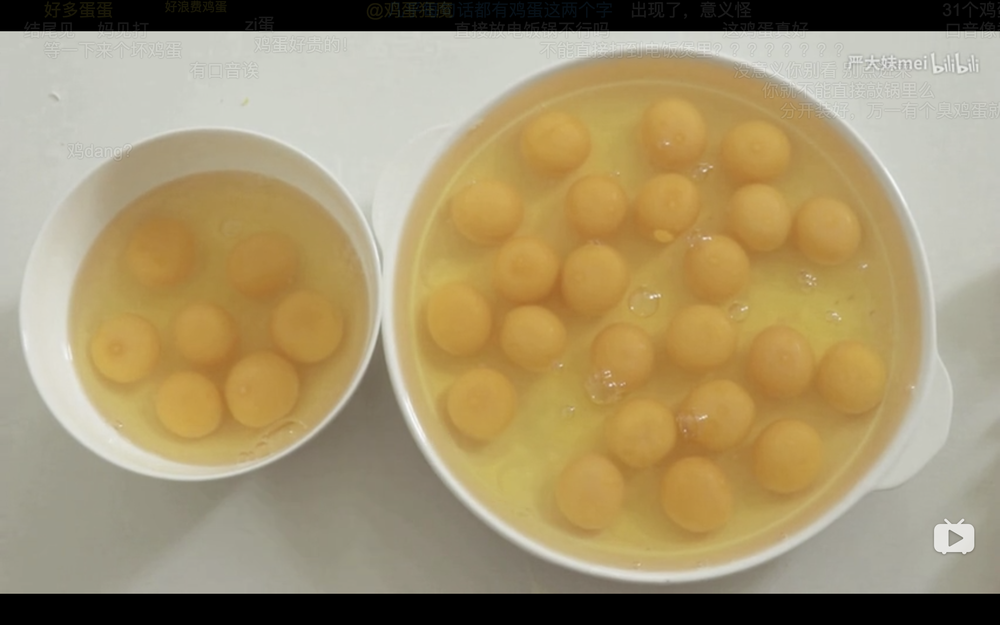
#> input picture pic/16.png, 1000 x 625 px, shrunk from 2880 x 1800 before the run, given in place of 1.png, which was not available; the run also reads 1 picture not shown here
$ jupyter execute Untitled.ipynb
#> lines starting #> are read from the running program, lines starting #| are printed output that depends on the picture; after the words box and inside, x2 and y2 are one past the last pixel; in counts of white or black regions, pixels touching at a corner belong together; pictures that were not available may be replaced by others from this repository, and a replacement may not be noted
[cell 1]
import cv2
import json
import matplotlib.pyplot as plt
import numpy as np

[cell 2]
img = cv2.imread("./pic/1.png")
#> img is the input picture: shape (625, 1000, 3); mean B, G, R 110.9, 148.1, 164.8
with open("./via_region_data.json", "r") as f:
#> (reads via_region_data.json from the repository)
    data = json.load(f)

[cell 3]
regions = data["1.png4908443"]["regions"]
man = regions["0"]
woman = regions["1"]
points_num = len(man["shape_attributes"]["all_points_x"])
man_coor = []
for i in range(points_num):
    x = man["shape_attributes"]["all_points_x"][i]
    y = man["shape_attributes"]["all_points_y"][i]
    man_coor.append([x,y])

[cell 4]
b = np.array([man_coor], dtype = np.int32)
im = np.zeros(img.shape[:2], dtype = "uint8")
cv2.polylines(im,b,1,255)
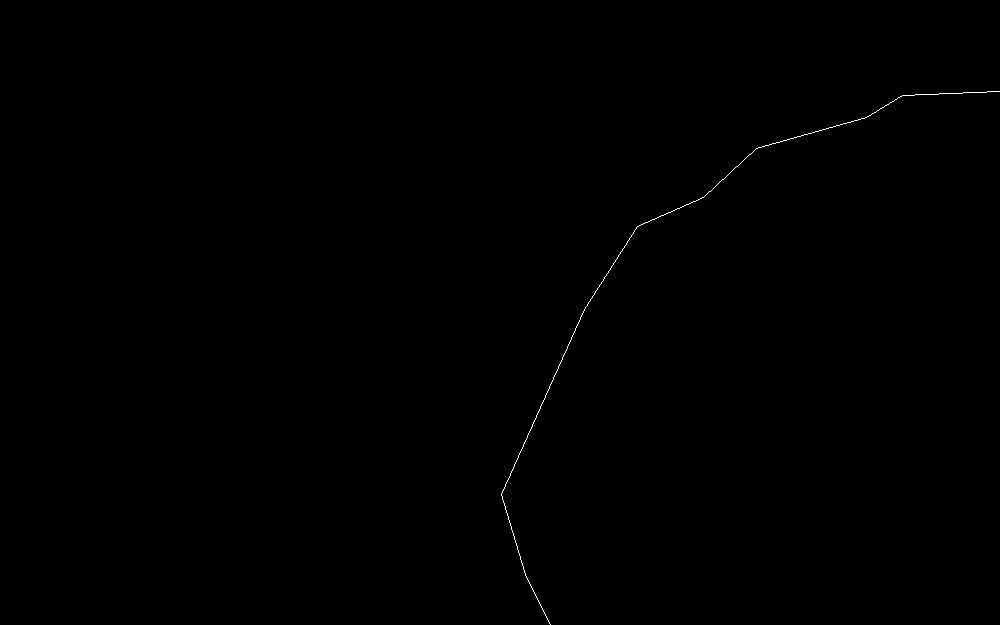
#> im: shape (625, 1000); 0.12% white in thin lines or dots, all inside (x1, y1, x2, y2) = (501, 91, 1000, 625)
cv2.fillPoly(im, b, 255)
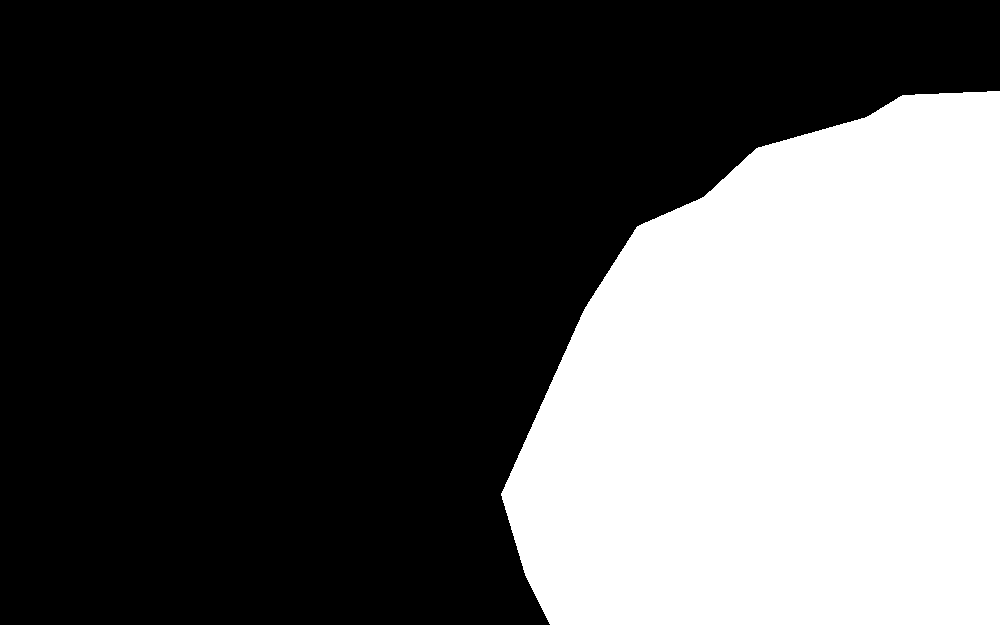
#> im: shape (625, 1000); 33.7% white; 1 white region, box (x1, y1, x2, y2) and area: (501, 91, 1000, 625) 210838

[cell 5]
mask = im
# plt.imshow(mask)
# plt.show()
masked = cv2.bitwise_and(img, img, mask=mask)
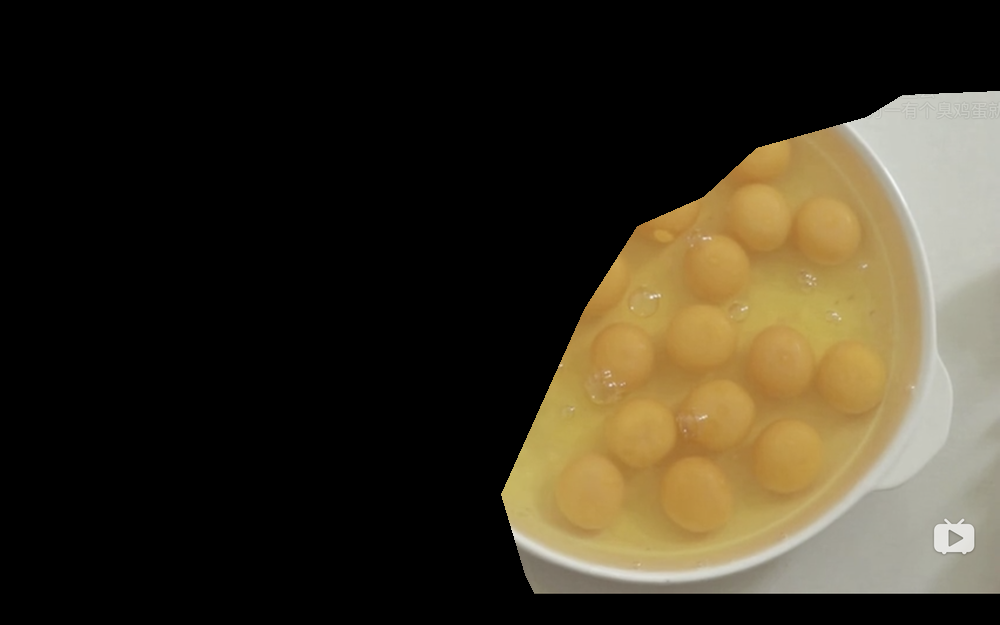
#> masked: shape (625, 1000, 3); mean B, G, R 34.8, 50.2, 57.4
masked_inv = cv2.bitwise_not(img, img, mask=mask)
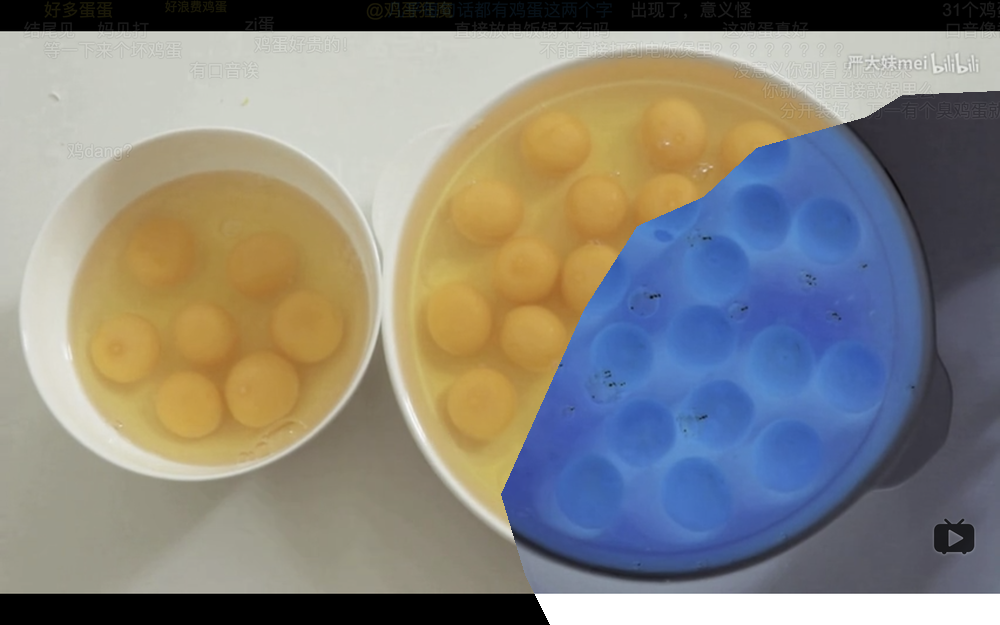
#> masked_inv: shape (625, 1000, 3); mean B, G, R 127.2, 133.6, 135.9
plt.imshow(masked_inv)
plt.show()
cv2.imwrite("man_inv.png",masked_inv)
#> Out = True

[cell 6]
import PIL.Image as Image
egg = cv2.imread("./pic/16.png")
bottom = egg

bottom = Image.open("./pic/16.png")
top = Image.open("./img2.png")
# top = masked
# overlapping = cv2.addWeighted(bottom, 1, top, 1, 0)
bottom.paste(top,(200,200))
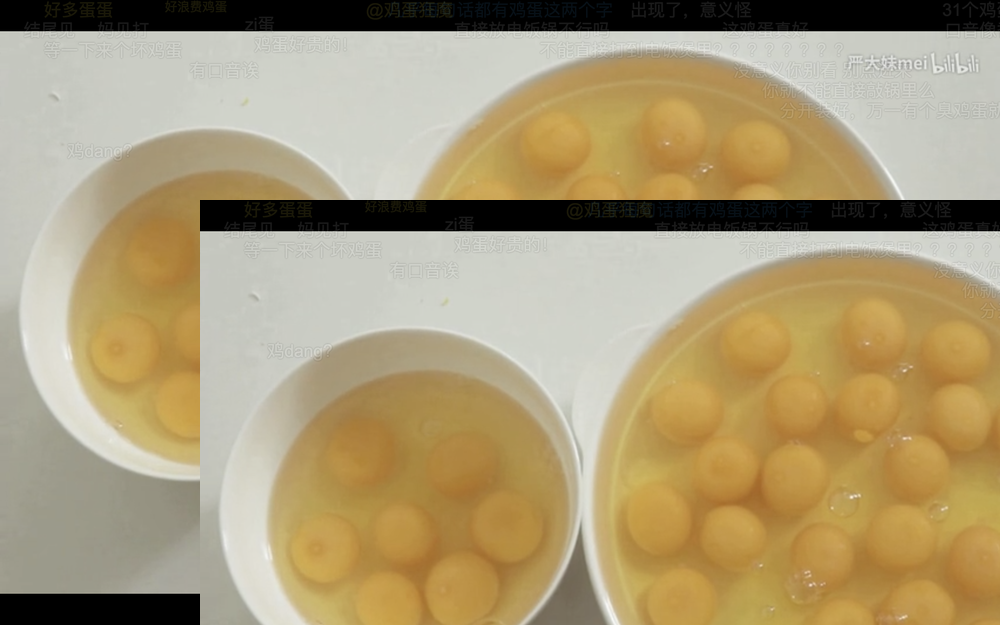
#> bottom: PIL image 1000x625 RGBA; mean R, G, B, A 170.9, 154.6, 118.5, 255
plt.imshow(bottom)
plt.show()
bottom.save("overlapping.png","PNG")

[cell 7]
def mask_aug(top_mask, bottom_img):
    """
    :type top_mask:
    :type bottom_img: bottom image name
    :rtype overlapping image
    """
    seq_1 = iaa.Sequential([iaa.Fliplr(0.5)])
    seq_2 = iaa.Sequential([iaa.Flipud(0.5)])
    seq_3 = iaa.Sequential([iaa.Affine(translate_percent={"x": (0.2), "y": (0.2)})])
    seq_4 = iaa.Sequential([iaa.Affine(scale={"x": (0.8), "y": (0.8)})])
    seq_5 = iaa.Sequential([iaa.Affine(rotate=(0.5))])
    seq_6 = iaa.Sequential([iaa.Affine(rotate=(-45))])
    seq_7 = iaa.Sequential([iaa.Affine(rotate=(30))])
    seq_8 = iaa.Sequential([iaa.Affine(rotate=(90))])
    seq_all = [seq_1, seq_2, seq_3, seq_4, seq_5, seq_6, seq_7, seq_8]

    bottom = cv2.imread(bottom_img)
    for j in range(len(seq_all)):
        top = seq_all[j].augment_image(top_mask)
        overlapping = cv2.addWeighted(bottom, 1, top, 1, 0)
        cv2.imwrite(bottom_img.split(".")[0]+"{}.png".format(j), overlapping)

[cell 8]
from imgaug import augmenters as iaa

[cell 9]
def get_ROI(img, b):
    """
    :type img: image name
    :rtype mask
    """
    im = np.zeros(img.shape[:2], dtype = "uint8")
    cv2.polylines(im, b, 1, 255)  # 画出多边形
    cv2.fillPoly(im, b, 255)  # 填充多边形

    mask = im
    masked = cv2.bitwise_and(img, img, mask=mask) # 求交集
    return masked

[cell 10]
from PIL import Image

img = Image.open("./mask/mask_1.png")
img = img.convert("RGBA")
datas = img.getdata()

newData = []
for item in datas:
    if item[0] == 255 and item[1] == 255 and item[2] == 255:
        newData.append((255, 255, 255, 0))
    else:
        newData.append(item)
#> after the loop, newData = 625000 items

img.putdata(newData)
img.save("./mask/mask_no_bg.png", "PNG")

[cell 11]
top = cv2.imread("./mask/mask_1.png")

[cell 12]
bottom = cv2.imread("./bottom/16.png")

[cell 13]
flag = (top[:,:]!=0)
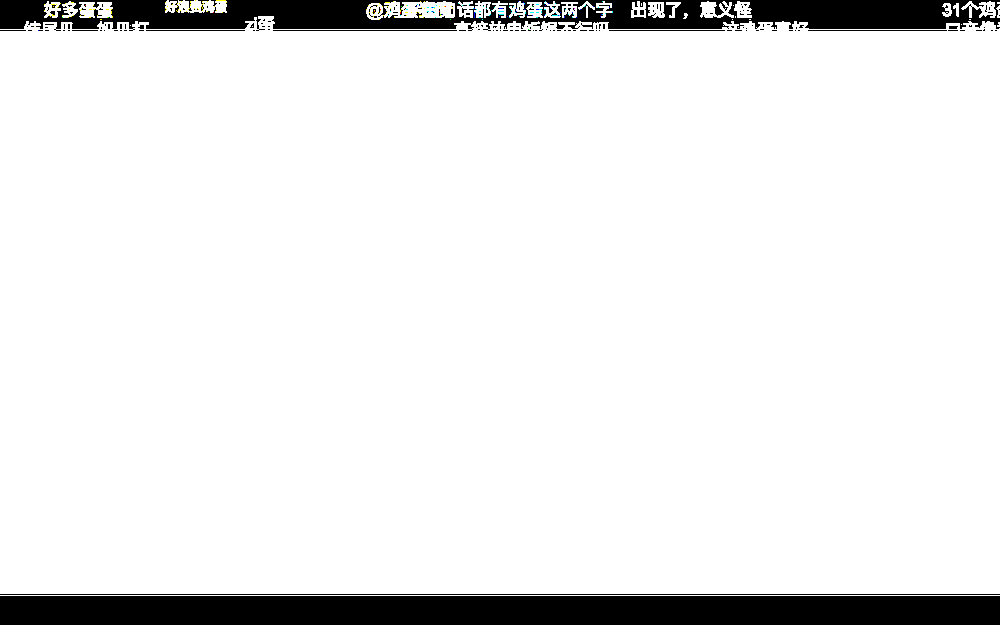
#> flag: shape (625, 1000, 3) bool; mean B, G, R 0.917, 0.917, 0.917
